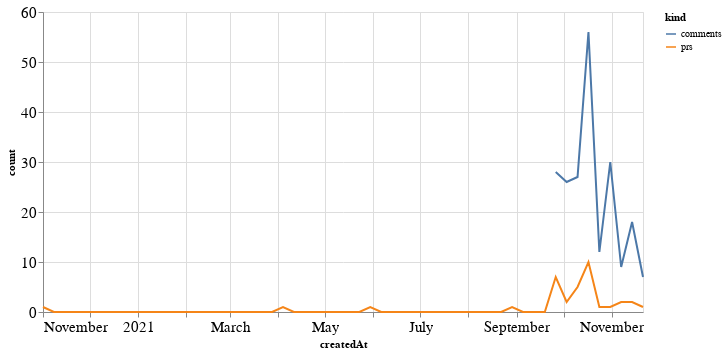

The cell this chart's notebook holds for it:
### Code cell
alt.Chart(total_time, width=600).mark_line().encode(
    x='createdAt',
    y='count',
    color='kind'
)

### Figure 1 — Vega-Lite specification as saved in the notebook (floating-point values rounded to 4 significant figures)
{"config": {"axisLeft": {"labelFontSize": 15}, "axisBottom": {"labelFontSize": 15}}, "data": {"name": "data-47bbd1b042d958badd9adaa4d5a015df"}, "mark": "line", "encoding": {"color": {"type": "nominal", "field": "kind"}, "x": {"type": "temporal", "field": "createdAt"}, "y": {"type": "quantitative", "field": "count"}}, "width": 600, "$schema": "https://vega.github.io/schema/vega-lite/v4.8.1.json", "datasets": {"data-47bbd1b042d958badd9adaa4d5a015df": [{"createdAt": "2020-11-01T00:00:00", "kind": "prs", "count": 1.0}, {"createdAt": "2020-11-08T00:00:00", "kind": "prs", "count": 0.0}, {"createdAt": "2020-11-15T00:00:00", "kind": "prs", "count": 0.0}, {"createdAt": "2020-11-22T00:00:00", "kind": "prs", "count": 0.0}, {"createdAt": "2020-11-29T00:00:00", "kind": "prs", "count": 0.0}, {"createdAt": "2020-12-06T00:00:00", "kind": "prs", "count": 0.0}, {"createdAt": "2020-12-13T00:00:00", "kind": "prs", "count": 0.0}, {"createdAt": "2020-12-20T00:00:00", "kind": "prs", "count": 0.0}, {"createdAt": "2020-12-27T00:00:00", "kind": "prs", "count": 0.0}, {"createdAt": "2021-01-03T00:00:00", "kind": "prs", "count": 0.0}, {"createdAt": "2021-01-10T00:00:00", "kind": "prs", "count": 0.0}, {"createdAt": "2021-01-17T00:00:00", "kind": "prs", "count": 0.0}, {"createdAt": "2021-01-24T00:00:00", "kind": "prs", "count": 0.0}, {"createdAt": "2021-01-31T00:00:00", "kind": "prs", "count": 0.0}, {"createdAt": "2021-02-07T00:00:00", "kind": "prs", "count": 0.0}, {"createdAt": "2021-02-14T00:00:00", "kind": "prs", "count": 0.0}, {"createdAt": "2021-02-21T00:00:00", "kind": "prs", "count": 0.0}, {"createdAt": "2021-02-28T00:00:00", "kind": "prs", "count": 0.0}, {"createdAt": "2021-03-07T00:00:00", "kind": "prs", "count": 0.0}, {"createdAt": "2021-03-14T00:00:00", "kind": "prs", "count": 0.0}, {"createdAt": "2021-03-21T00:00:00", "kind": "prs", "count": 0.0}, {"createdAt": "2021-03-28T00:00:00", "kind": "prs", "count": 0.0}, {"createdAt": "2021-04-04T00:00:00", "kind": "prs", "count": 1.0}, {"createdAt": "2021-04-11T00:00:00", "kind": "prs", "count": 0.0}, {"createdAt": "2021-04-18T00:00:00", "kind": "prs", "count": 0.0}, {"createdAt": "2021-04-25T00:00:00", "kind": "prs", "count": 0.0}, {"createdAt": "2021-05-02T00:00:00", "kind": "prs", "count": 0.0}, {"createdAt": "2021-05-09T00:00:00", "kind": "prs", "count": 0.0}, {"createdAt": "2021-05-16T00:00:00", "kind": "prs", "count": 0.0}, {"createdAt": "2021-05-23T00:00:00", "kind": "prs", "count": 0.0}, {"createdAt": "2021-05-30T00:00:00", "kind": "prs", "count": 1.0}, {"createdAt": "2021-06-06T00:00:00", "kind": "prs", "count": 0.0}, {"createdAt": "2021-06-13T00:00:00", "kind": "prs", "count": 0.0}, {"createdAt": "2021-06-20T00:00:00", "kind": "prs", "count": 0.0}, {"createdAt": "2021-06-27T00:00:00", "kind": "prs", "count": 0.0}, {"createdAt": "2021-07-04T00:00:00", "kind": "prs", "count": 0.0}, {"createdAt": "2021-07-11T00:00:00", "kind": "prs", "count": 0.0}, {"createdAt": "2021-07-18T00:00:00", "kind": "prs", "count": 0.0}, {"createdAt": "2021-07-25T00:00:00", "kind": "prs", "count": 0.0}, {"createdAt": "2021-08-01T00:00:00", "kind": "prs", "count": 0.0}, {"createdAt": "2021-08-08T00:00:00", "kind": "prs", "count": 0.0}, {"createdAt": "2021-08-15T00:00:00", "kind": "prs", "count": 0.0}, {"createdAt": "2021-08-22T00:00:00", "kind": "prs", "count": 0.0}, {"createdAt": "2021-08-29T00:00:00", "kind": "prs", "count": 1.0}, {"createdAt": "2021-09-05T00:00:00", "kind": "prs", "count": 0.0}, {"createdAt": "2021-09-12T00:00:00", "kind": "prs", "count": 0.0}, {"createdAt": "2021-09-19T00:00:00", "kind": "prs", "count": 0.0}, {"createdAt": "2021-09-26T00:00:00", "kind": "prs", "count": 7.0}, {"createdAt": "2021-10-03T00:00:00", "kind": "prs", "count": 2.0}, {"createdAt": "2021-10-10T00:00:00", "kind": "prs", "count": 5.0}, {"createdAt": "2021-10-17T00:00:00", "kind": "prs", "count": 10.0}, {"createdAt": "2021-10-24T00:00:00", "kind": "prs", "count": 1.0}, {"createdAt": "2021-10-31T00:00:00", "kind": "prs", "count": 1.0}, {"createdAt": "2021-11-07T00:00:00", "kind": "prs", "count": 2.0}, {"createdAt": "2021-11-14T00:00:00", "kind": "prs", "count": 2.0}, {"createdAt": "2021-11-21T00:00:00", "kind": "prs", "count": 1.0}, {"createdAt": "2020-11-01T00:00:00", "kind": "comments", "count": null}, {"createdAt": "2020-11-08T00:00:00", "kind": "comments", "count": null}, {"createdAt": "2020-11-15T00:00:00", "kind": "comments", "count": null}, {"createdAt": "2020-11-22T00:00:00", "kind": "comments", "count": null}, {"createdAt": "2020-11-29T00:00:00", "kind": "comments", "count": null}, {"createdAt": "2020-12-06T00:00:00", "kind": "comments", "count": null}, {"createdAt": "2020-12-13T00:00:00", "kind": "comments", "count": null}, {"createdAt": "2020-12-20T00:00:00", "kind": "comments", "count": null}, {"createdAt": "2020-12-27T00:00:00", "kind": "comments", "count": null}, {"createdAt": "2021-01-03T00:00:00", "kind": "comments", "count": null}, {"createdAt": "2021-01-10T00:00:00", "kind": "comments", "count": null}, {"createdAt": "2021-01-17T00:00:00", "kind": "comments", "count": null}, {"createdAt": "2021-01-24T00:00:00", "kind": "comments", "count": null}, {"createdAt": "2021-01-31T00:00:00", "kind": "comments", "count": null}, {"createdAt": "2021-02-07T00:00:00", "kind": "comments", "count": null}, {"createdAt": "2021-02-14T00:00:00", "kind": "comments", "count": null}, {"createdAt": "2021-02-21T00:00:00", "kind": "comments", "count": null}, {"createdAt": "2021-02-28T00:00:00", "kind": "comments", "count": null}, {"createdAt": "2021-03-07T00:00:00", "kind": "comments", "count": null}, {"createdAt": "2021-03-14T00:00:00", "kind": "comments", "count": null}, {"createdAt": "2021-03-21T00:00:00", "kind": "comments", "count": null}, {"createdAt": "2021-03-28T00:00:00", "kind": "comments", "count": null}, {"createdAt": "2021-04-04T00:00:00", "kind": "comments", "count": null}, {"createdAt": "2021-04-11T00:00:00", "kind": "comments", "count": null}, {"createdAt": "2021-04-18T00:00:00", "kind": "comments", "count": null}, {"createdAt": "2021-04-25T00:00:00", "kind": "comments", "count": null}, {"createdAt": "2021-05-02T00:00:00", "kind": "comments", "count": null}, {"createdAt": "2021-05-09T00:00:00", "kind": "comments", "count": null}, {"createdAt": "2021-05-16T00:00:00", "kind": "comments", "count": null}, {"createdAt": "2021-05-23T00:00:00", "kind": "comments", "count": null}, {"createdAt": "2021-05-30T00:00:00", "kind": "comments", "count": null}, {"createdAt": "2021-06-06T00:00:00", "kind": "comments", "count": null}, {"createdAt": "2021-06-13T00:00:00", "kind": "comments", "count": null}, {"createdAt": "2021-06-20T00:00:00", "kind": "comments", "count": null}, {"createdAt": "2021-06-27T00:00:00", "kind": "comments", "count": null}, {"createdAt": "2021-07-04T00:00:00", "kind": "comments", "count": null}, {"createdAt": "2021-07-11T00:00:00", "kind": "comments", "count": null}, {"createdAt": "2021-07-18T00:00:00", "kind": "comments", "count": null}, {"createdAt": "2021-07-25T00:00:00", "kind": "comments", "count": null}, {"createdAt": "2021-08-01T00:00:00", "kind": "comments", "count": null}, {"createdAt": "2021-08-08T00:00:00", "kind": "comments", "count": null}, {"createdAt": "2021-08-15T00:00:00", "kind": "comments", "count": null}, {"createdAt": "2021-08-22T00:00:00", "kind": "comments", "count": null}, {"createdAt": "2021-08-29T00:00:00", "kind": "comments", "count": null}, {"createdAt": "2021-09-05T00:00:00", "kind": "comments", "count": null}, {"createdAt": "2021-09-12T00:00:00", "kind": "comments", "count": null}, {"createdAt": "2021-09-19T00:00:00", "kind": "comments", "count": null}, {"createdAt": "2021-09-26T00:00:00", "kind": "comments", "count": 28.0}, {"createdAt": "2021-10-03T00:00:00", "kind": "comments", "count": 26.0}, {"createdAt": "2021-10-10T00:00:00", "kind": "comments", "count": 27.0}, {"createdAt": "2021-10-17T00:00:00", "kind": "comments", "count": 56.0}, {"createdAt": "2021-10-24T00:00:00", "kind": "comments", "count": 12.0}, {"createdAt": "2021-10-31T00:00:00", "kind": "comments", "count": 30.0}, {"createdAt": "2021-11-07T00:00:00", "kind": "comments", "count": 9.0}, {"createdAt": "2021-11-14T00:00:00", "kind": "comments", "count": 18.0}, {"createdAt": "2021-11-21T00:00:00", "kind": "comments", "count": 7.0}]}}
